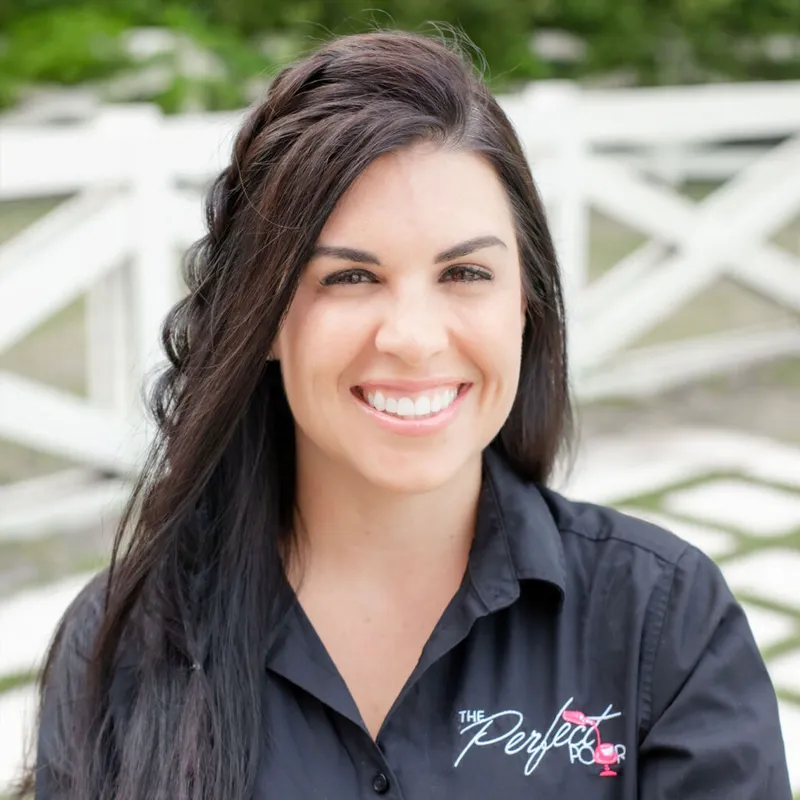
#> input picture images/alicia-lane-perfect-pour.webp, 800 x 800 px, given in place of images, which was not available
$ python smart-photo.py ../images
#> lines starting #> are read from the running program, lines starting #| are printed output that depends on the picture; pictures that were not available may be replaced by others from this repository, and a replacement may not be noted
#> in process_image, cv_image is the input picture: shape (800, 800, 3); mean B, G, R 129.1, 137, 141.6
#!/usr/bin/env python3
"""
Smart Photo Tool for COS Celebrations
======================================
Processes photos with face detection, smart cropping, and responsive sizing.

Features:
- Face detection to avoid cutting off faces
- Smart cropping to various aspect ratios
- Generates responsive sizes (400px, 800px, 1200px)
- Outputs optimized WebP format
- SEO-friendly filename generation

Usage:
    python3 smart-photo.py <input_image> [options]
    python3 smart-photo.py <input_folder> --batch [options]

Examples:
    python3 smart-photo.py photo.jpg --output ./processed/
    python3 smart-photo.py photo.jpg --aspect 1:1 --output ./instagram/
    python3 smart-photo.py ./raw-photos/ --batch --output ./processed/
"""

import os
import sys
import argparse
from pathlib import Path
from typing import Tuple, List, Optional
import cv2
import numpy as np
from PIL import Image

# Responsive sizes to generate
RESPONSIVE_SIZES = [400, 800, 1200]

# Aspect ratio presets
ASPECT_PRESETS = {
    'square': (1, 1),       # Instagram posts
    '4:5': (4, 5),          # Instagram portrait
    '16:9': (16, 9),        # Hero images, YouTube
    '3:2': (3, 2),          # Standard photo
    '2:3': (2, 3),          # Portrait
    'original': None,       # Keep original aspect ratio
}

# WebP quality (0-100)
WEBP_QUALITY = 85


class FaceDetector:
    """Handles face detection using OpenCV's Haar cascades."""

    def __init__(self):
        # Load the pre-trained face detection model
        cascade_path = cv2.data.haarcascades + 'haarcascade_frontalface_default.xml'
        self.face_cascade = cv2.CascadeClassifier(cascade_path)

        # Also load profile face detector for side views
        profile_path = cv2.data.haarcascades + 'haarcascade_profileface.xml'
        self.profile_cascade = cv2.CascadeClassifier(profile_path)

    def detect_faces(self, image: np.ndarray) -> List[Tuple[int, int, int, int]]:
        """
        Detect faces in an image.
        Returns list of (x, y, width, height) tuples for each face.
        """
        gray = cv2.cvtColor(image, cv2.COLOR_BGR2GRAY)
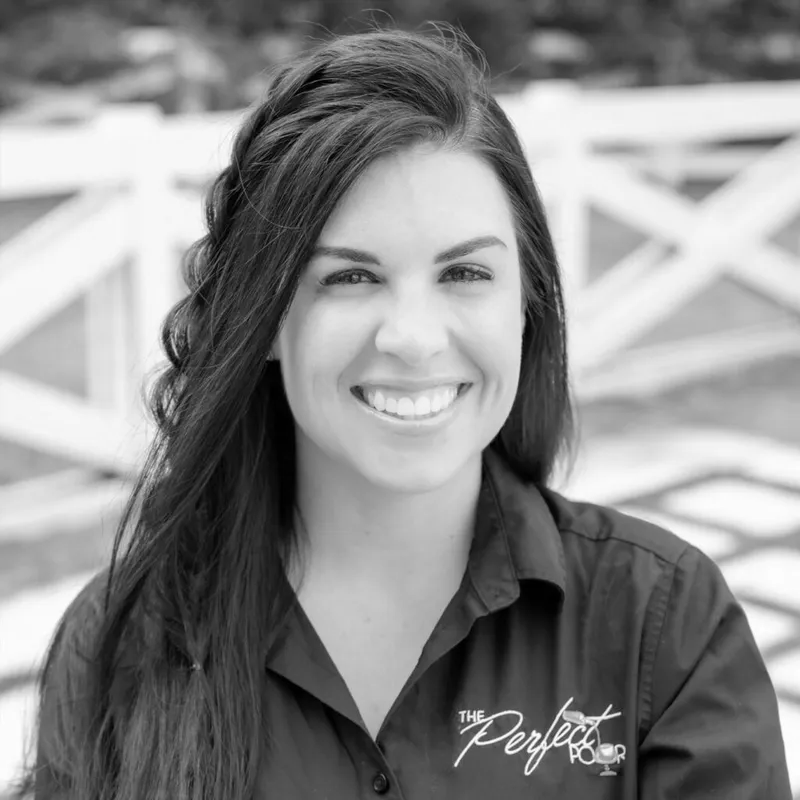
#> gray: shape (800, 800); min 0, max 255, mean 137.5

        # Detect frontal faces
        faces = self.face_cascade.detectMultiScale(
            gray,
            scaleFactor=1.1,
            minNeighbors=5,
            minSize=(30, 30)
        )
#> faces = [[248, 159, 307, 307]]

        # Also detect profile faces
        profiles = self.profile_cascade.detectMultiScale(
            gray,
            scaleFactor=1.1,
            minNeighbors=5,
            minSize=(30, 30)
        )
#> profiles = ()

        # Combine results
        all_faces = list(faces) if len(faces) > 0 else []
#> all_faces = [[248, 159, 307, 307]]
        if len(profiles) > 0:
            all_faces.extend(list(profiles))

        return all_faces

    # [30 lines left out: function get_faces_region, not called in this run]


class SmartCropper:
    """Handles intelligent cropping based on face positions and image content."""

    def __init__(self):
        self.face_detector = FaceDetector()

    # [81 lines left out: functions find_focus_point, smart_crop, not called in this run]


class PhotoProcessor:
    """Main class for processing photos."""

    def __init__(self, output_dir: str = None):
        self.cropper = SmartCropper()
        self.output_dir = Path(output_dir) if output_dir else Path.cwd()
        self.output_dir.mkdir(parents=True, exist_ok=True)

    def generate_filename(self, original_name: str, size: int = None,
                          aspect: str = None) -> str:
        """Generate SEO-friendly filename."""
        # Clean up the original name
        stem = Path(original_name).stem.lower()
        stem = stem.replace(' ', '-').replace('_', '-')

        # Remove common camera prefixes
        for prefix in ['img-', 'dsc-', 'photo-', 'image-']:
            if stem.startswith(prefix):
                stem = stem[len(prefix):]

        # Build new filename
        parts = [stem]
        if aspect and aspect != 'original':
            parts.append(aspect.replace(':', 'x'))
        if size:
            parts.append(f'{size}w')

        return '-'.join(parts) + '.webp'

    def process_image(self, input_path: str,
                      aspect: str = 'original',
                      sizes: List[int] = None,
                      prefix: str = None) -> List[str]:
        """
        Process a single image.
        Returns list of output file paths.
        """
        if sizes is None:
            sizes = RESPONSIVE_SIZES

        input_path = Path(input_path)
        if not input_path.exists():
            raise FileNotFoundError(f"Image not found: {input_path}")

        # Load image with OpenCV for face detection
        cv_image = cv2.imread(str(input_path))
        if cv_image is None:
            raise ValueError(f"Could not read image: {input_path}")

        # Detect faces once
        faces = self.cropper.face_detector.detect_faces(cv_image)
#> faces = [[248, 159, 307, 307]]
        num_faces = len(faces)
#> num_faces = 1

        # Get target aspect ratio
        target_aspect = ASPECT_PRESETS.get(aspect)
        if target_aspect is None and aspect != 'original':
            # Parse custom aspect ratio (e.g., "4:3")
            try:
                w, h = aspect.split(':')
                target_aspect = (int(w), int(h))
            except:
                print(f"Invalid aspect ratio: {aspect}, using original")
                target_aspect = None

        # Apply smart crop if aspect ratio specified
        if target_aspect:
            cv_image = self.cropper.smart_crop(cv_image, target_aspect, faces)

        # Convert to PIL for resizing and saving
        rgb_image = cv2.cvtColor(cv_image, cv2.COLOR_BGR2RGB)
        pil_image = Image.fromarray(rgb_image)

        output_files = []
        base_name = prefix if prefix else input_path.stem

        # Generate responsive sizes
        orig_width, orig_height = pil_image.size
#> orig_width = 800; orig_height = 800

        for size in sizes:
            if size >= orig_width:
                # Don't upscale - use original size for this breakpoint
                if size == max(sizes):
                    resized = pil_image
                else:
                    continue
            else:
                # Calculate new dimensions maintaining aspect ratio
                ratio = size / orig_width
                new_height = int(orig_height * ratio)
                resized = pil_image.resize((size, new_height), Image.Resampling.LANCZOS)

            # Generate filename
            filename = self.generate_filename(base_name, size, aspect)
            output_path = self.output_dir / filename

            # Save as WebP
            resized.save(output_path, 'WEBP', quality=WEBP_QUALITY)
            output_files.append(str(output_path))
#> after the loop, output_files = ['processed/images-400w.webp', 'processed/images-1200w.webp']

        return output_files, num_faces

    # [74 lines left out: functions process_batch, generate_srcset_html, not called in this run]


def main():
    parser = argparse.ArgumentParser(
        description='Smart Photo Tool - Face-aware cropping and responsive sizing',
        formatter_class=argparse.RawDescriptionHelpFormatter,
        epilog="""
Examples:
  %(prog)s photo.jpg                     # Process with defaults
  %(prog)s photo.jpg --aspect square     # Crop to square for Instagram
  %(prog)s photo.jpg --aspect 16:9       # Crop to 16:9 for hero image
  %(prog)s ./photos/ --batch             # Process entire folder
  %(prog)s photo.jpg --sizes 600 1200    # Custom responsive sizes

Aspect Presets:
  square   1:1   Instagram posts
  4:5      4:5   Instagram portrait
  16:9    16:9   Hero images, YouTube thumbnails
  3:2      3:2   Standard photo ratio
  2:3      2:3   Portrait orientation
  original       Keep original aspect ratio
        """
    )

    parser.add_argument('input', help='Input image or directory')
    parser.add_argument('--output', '-o', default='./processed',
                        help='Output directory (default: ./processed)')
    parser.add_argument('--aspect', '-a', default='original',
                        help='Target aspect ratio (e.g., square, 16:9, 4:3)')
    parser.add_argument('--sizes', '-s', nargs='+', type=int,
                        default=RESPONSIVE_SIZES,
                        help=f'Responsive sizes to generate (default: {RESPONSIVE_SIZES})')
    parser.add_argument('--batch', '-b', action='store_true',
                        help='Process all images in directory')
    parser.add_argument('--prefix', '-p',
                        help='Output filename prefix (overrides auto-naming)')
    parser.add_argument('--html', action='store_true',
                        help='Output HTML srcset markup')

    args = parser.parse_args()

    processor = PhotoProcessor(output_dir=args.output)

    print(f"\n{'='*60}")
    print("SMART PHOTO TOOL - COS Celebrations")
    print(f"{'='*60}")
    print(f"Output: {args.output}")
    print(f"Aspect: {args.aspect}")
    print(f"Sizes:  {args.sizes}")
    print(f"{'='*60}\n")

    try:
        if args.batch:
            results = processor.process_batch(
                args.input,
                aspect=args.aspect,
                sizes=args.sizes,
                prefix=args.prefix
            )

            print(f"\n{'='*60}")
            print(f"BATCH COMPLETE")
            print(f"{'='*60}")
            print(f"Processed: {len(results['processed'])} images")
            print(f"Failed:    {len(results['failed'])} images")
            print(f"Faces:     {results['total_faces']} detected")

            if results['failed']:
                print(f"\nFailed files:")
                for fail in results['failed']:
                    print(f"  - {fail['input']}: {fail['error']}")
        else:
            files, faces = processor.process_image(
                args.input,
                aspect=args.aspect,
                sizes=args.sizes,
                prefix=args.prefix
            )
#> files has the same summary as output_files in process_image; faces = 1

            print(f"\n{'='*60}")
            print(f"PROCESSING COMPLETE")
            print(f"{'='*60}")
            print(f"Faces detected: {faces}")
#| Faces detected: 1
            print(f"Files created:")
            for f in files:
                size = os.path.getsize(f)
                print(f"  - {Path(f).name} ({size/1024:.1f} KB)")
#> this loop made 2 passes
#> (f, size) on passes 1 to 2: ('processed/images-400w.webp', 21162), ('processed/images-1200w.webp', 49966)
#|   - images-400w.webp (20.7 KB)
#|   - images-1200w.webp (48.8 KB)

            if args.html:
                print(f"\nHTML srcset markup:")
                print("-" * 40)
                print(generate_srcset_html(files, alt="Wedding photo"))

    except Exception as e:
        print(f"\nError: {e}")
        sys.exit(1)


if __name__ == '__main__':
    main()

$ run again, on images/all-about-events-jacksonville-thumb.webp
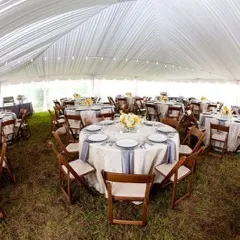
#> input picture images/all-about-events-jacksonville-thumb.webp, 240 x 240 px, given in place of images, which was not available
#> in process_image, cv_image is the input picture: shape (240, 240, 3); mean B, G, R 128.1, 140.2, 153
#> in detect_faces, `gray = cv2.cvtColor(image, cv2.COLOR_BGR2GRAY)`:
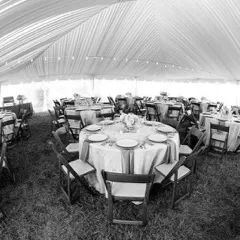
#> gray: shape (240, 240); min 0, max 255, mean 142.6
#> in detect_faces, `faces = self.face_cascade.detectMultiScale( gray, scaleFactor=1.1, min..`: faces = ()
#> all_faces = []
#> num_faces = 0
#> after the loop in process_image, `for size in sizes:`: output_files = ['processed/images-1200w.webp']
#> in main, `files, faces = processor.process_image( args.input, aspect=args.aspect..`: faces = 0
#| Faces detected: 0
#> the loop in main, `for f in files:` made 1 pass
#> (f, size) on pass 1: ('processed/images-1200w.webp', 15828)
#> (printed output is left out)

$ run again, on images/all-about-events-tented-reception-jacksonville.webp
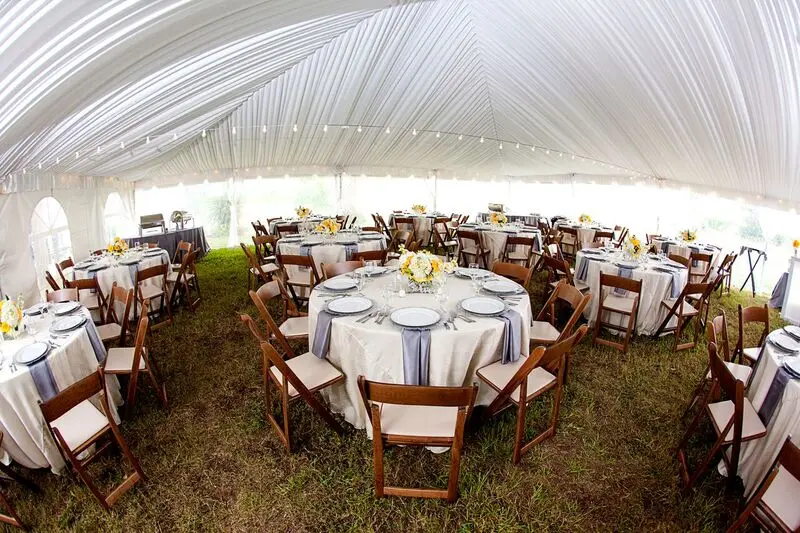
#> input picture images/all-about-events-tented-reception-jacksonville.webp, 800 x 533 px, given in place of images, which was not available
#> in process_image, cv_image is the input picture: shape (533, 800, 3); mean B, G, R 135, 145.5, 157.5
#> in detect_faces, `gray = cv2.cvtColor(image, cv2.COLOR_BGR2GRAY)`:
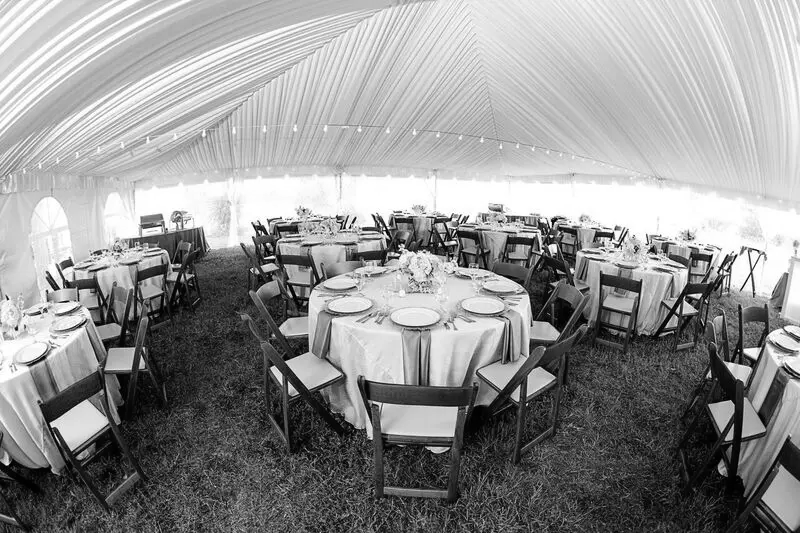
#> gray: shape (533, 800); min 0, max 255, mean 147.9
#> in detect_faces, `faces = self.face_cascade.detectMultiScale( gray, scaleFactor=1.1, min..`: faces = ()
#> all_faces = []
#> num_faces = 0
#> the loop in process_image, `for size in sizes:` made 3 passes
#> pass 1, in process_image, `resized = pil_image.resize((size, new_height), Image.Resampling.LANCZOS)`:
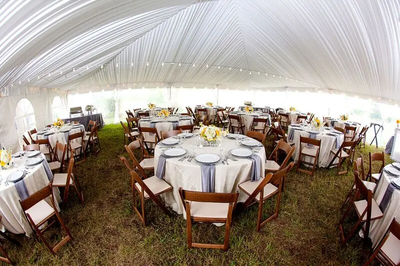
#> resized: PIL image 400x266 RGB; mean R, G, B 157.5, 145.5, 135
#> after the loop in process_image, `for size in sizes:`: output_files = ['processed/images-400w.webp', 'processed/images-1200w.webp']
#> in main, `files, faces = processor.process_image( args.input, aspect=args.aspect..`: files has the same summary as output_files in process_image; faces = 0
#| Faces detected: 0
#> the loop in main, `for f in files:` made 2 passes
#> (f, size) on passes 1 to 2: ('processed/images-400w.webp', 35372), ('processed/images-1200w.webp', 106002)
#> (printed output is left out)
